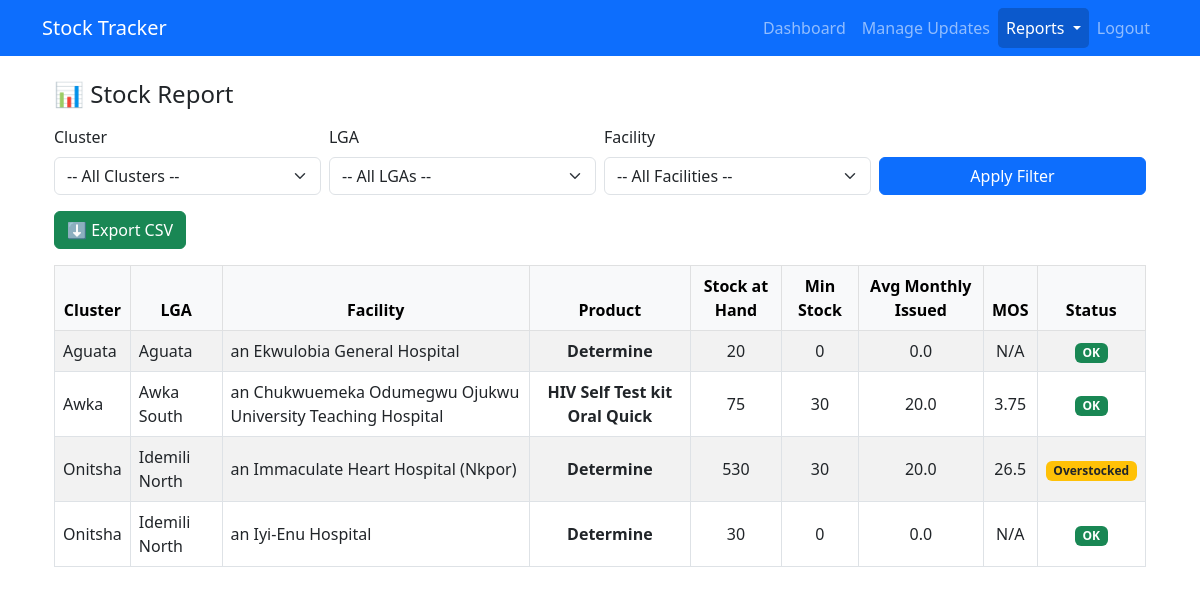
The app's page /report (signed in) with its own data.
### models.py (models this page shows, shortened)
class Product(db.Model):
    id = db.Column(db.Integer, primary_key=True)
    name = db.Column(db.String(120), nullable=False)
    unit = db.Column(db.String(30))
    facility_products = db.relationship('FacilityProduct', backref='product', lazy=True)
    transactions = db.relationship('StockTransaction', backref='product', lazy=True)

class Facility(db.Model):
    id = db.Column(db.Integer, primary_key=True)
    name = db.Column(db.String(150), nullable=False)
    lga_id = db.Column(db.Integer, db.ForeignKey('lga.id'), nullable=False)
    facility_products = db.relationship('FacilityProduct', backref='facility', lazy=True)

### app.py (the view)
@app.route('/report')
def report():
    cluster_id, lga_id, facility_id = get_user_scope_filters(
        request.args.get("cluster_id", type=int),
        request.args.get("lga_id", type=int),
        request.args.get("facility_id", type=int)
    )
    clusters, lgas, facilities = get_dropdowns(cluster_id, lga_id, facility_id)
    report_rows = build_stock_report_rows(cluster_id, lga_id, facility_id)
    return render_template(
        "report.html",
        clusters=clusters,
        lgas=lgas,
        facilities=facilities,
        cluster_id=cluster_id,
        lga_id=lga_id,
        facility_id=facility_id,
        rows=report_rows
    )

### app.py (called while the page is built)
@login_manager.user_loader
def load_user(user_id):
    return User.query.get(int(user_id))

### auth/scope_utils.py (called while the page is built, shortened)
def get_user_scope_filters(cluster_id=None, lga_id=None, facility_id=None):
    if current_user.role in ['super', 'admin']:
        return cluster_id, lga_id, facility_id

### templates/report.html (shortened to what this page needs)
{% extends 'base.html' %}
{% block content %}
<div class="container mt-4">
  <h4 class="mb-3">📊 Stock Report</h4>
  <form method="get" action="{{ url_for('report') }}" class="row g-2 mb-3">
    <div class="col-md-3">
      <label class="form-label">Cluster</label>
      <select name="cluster_id" id="cluster" class="form-select">
        <option value="">-- All Clusters --</option>
      </select>
    </div>
    <div class="col-md-3">
      <label class="form-label">LGA</label>
      <select name="lga_id" id="lga" class="form-select">
        <option value="">-- All LGAs --</option>
      </select>
    </div>
    <div class="col-md-3">
      <label class="form-label">Facility</label>
      <select name="facility_id" id="facility" class="form-select">
        <option value="">-- All Facilities --</option>
      </select>
    </div>
    <div class="col-md-3 d-flex align-items-end">
      <button type="submit" class="btn btn-primary w-100">Apply Filter</button>
    </div>
  </form>
  <div class="mb-3">
    <a href="{{ url_for('export_report', cluster_id=cluster_id, lga_id=lga_id, facility_id=facility_id) }}" class="btn btn-success">
      ⬇️ Export CSV
    </a>
  </div>
  <table class="table table-bordered table-striped align-middle text-center">
    <thead class="table-light">
      <tr>
        <th>Cluster</th>
        <th>LGA</th>
        <th>Facility</th>
        <th>Product</th>
        <th>Stock at Hand</th>
        <th>Min Stock</th>
        <th>Avg Monthly Issued</th>
        <th>MOS</th>
        <th>Status</th>
      </tr>
    </thead>
    <tbody>
      {% for row in rows %}
      <tr>
        <td class="text-start">{{ row.cluster }}</td>
        <td class="text-start">{{ row.lga }}</td>
        <td class="text-start">{{ row.facility }}</td>
        <td class="fw-semibold">{{ row.product }}</td>
        <td>{{ row.stock_at_hand }}</td>
        <td>{{ row.min_stock }}</td>
        <td>{{ row.avg_monthly_issued }}</td>
        <td>{{ row.mos }}</td>
        <td>
          {% if row.status == 'Below Min' %}
            <span class="badge bg-danger">Below Min</span>
          {% elif row.status == 'OK' %}
            <span class="badge bg-success">OK</span>
          {% elif row.status == 'Overstocked' %}
            <span class="badge bg-warning text-dark">Overstocked</span>
          {% else %}
            <span class="badge bg-secondary">{{ row.status }}</span>
          {% endif %}
        </td>
      </tr>
      {% endfor %}
    </tbody>
  </table>
</div>
{% endblock %}

### records on screen
Product: cluster "Aguata", lga "Aguata", facility "an Ekwulobia General Hospital", product "Determine", stock_at_hand "20", min_stock "0", avg_monthly_issued "0.0", mos "N/A", shows "OK", cluster "Onitsha", lga "Idemili North", facility "an Immaculate Heart Hospital (Nkpor)", stock_at_hand "530", min_stock "30", avg_monthly_issued "20.0", mos "26.5", facility "an Iyi-Enu Hospital", stock_at_hand "30"
Product: cluster "Awka", lga "Awka South", facility "an Chukwuemeka Odumegwu Ojukwu University Teaching Hospital", product "HIV Self Test kit Oral Quick", stock_at_hand "75", min_stock "30", avg_monthly_issued "20.0", mos "3.75", shows "OK"
